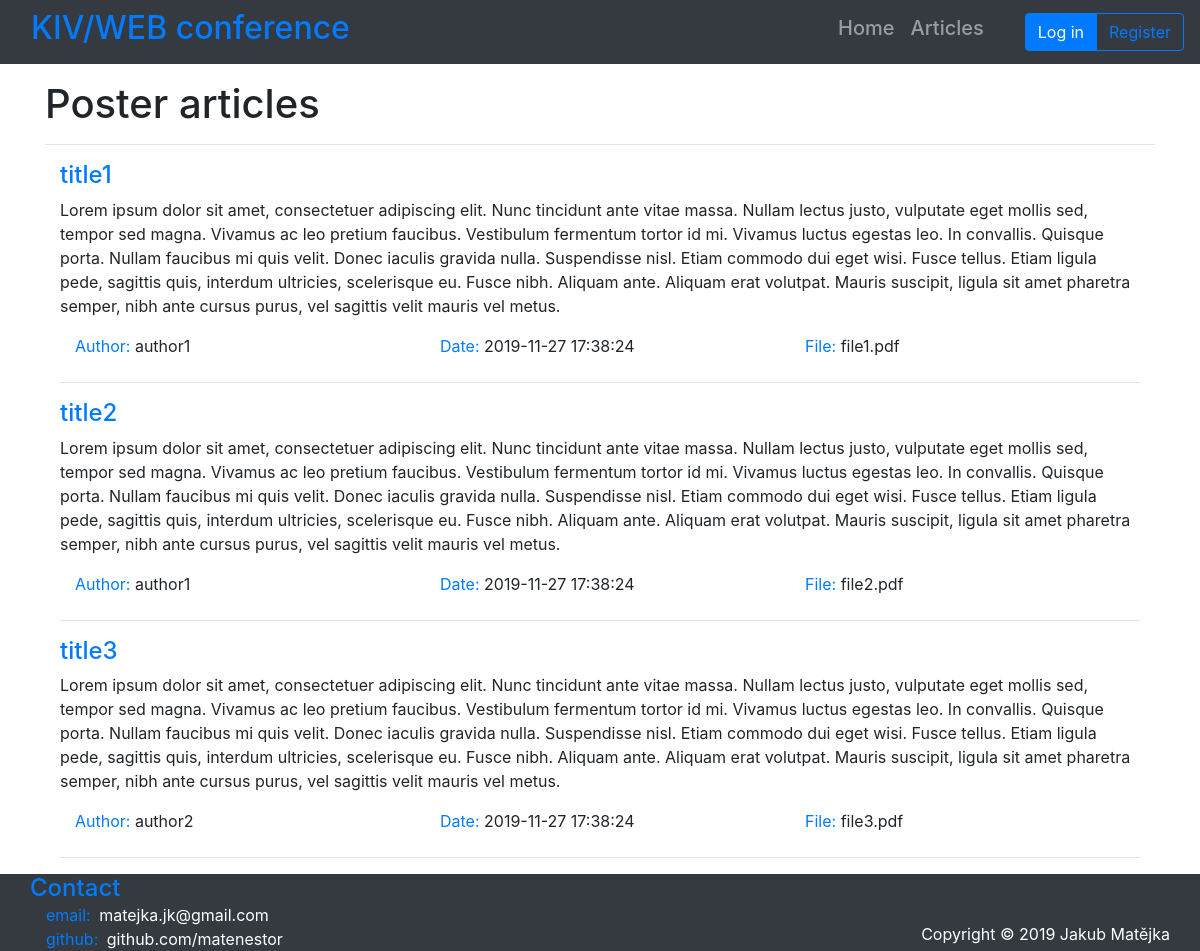
Screenshot of /index.php?page=articles with the database file from the repository.
### tables this page shows
CREATE TABLE IF NOT EXISTS `article` (
  `id_article` int(11) NOT NULL,
  `user_id_user` int(11) NOT NULL,
  `title` varchar(256) NOT NULL,
  `author` varchar(128) NOT NULL,
  `date` datetime NOT NULL DEFAULT current_timestamp(),
  `file` varchar(256) NOT NULL,
  `status` enum('reviewing','published','refused') NOT NULL DEFAULT 'reviewing',
  `rating` tinyint(4) DEFAULT NULL,
  `abstract` text NOT NULL
);

### app/Controllers/ABaseController.php (called while the page is built, shortened)
<?php
abstract class ABaseController {
    protected function getView($view, $title, $data=null) {
        require APP_PATH.DIR_VIEWS.LAYOUT.EXT_VIEW;
        $template = ob_get_clean();
        return $template;
    }
    public function getContent($view, $data) {
        require APP_PATH.DIR_VIEWS.$view.EXT_VIEW;
    }
}

### app/Controllers/ArticlesPublicController.php (called while the page is built)
<?php
class ArticlesPublicController extends ABaseController {
    private $db;
    public function __construct() {
        $this->view = "ArticlesPublicView";
        $this->title = "Articles";
        $this->db = new ArticlesModel();
    }
    public function process() {
        $this->data = $this->db->getAllArticles();
        $this->show();
    }
    private function show() {
        $template = parent::getView(
            $this->view,
            $this->title,
            $this->data
        );
        return $template;
    }
}

### index.php (called while the page is built, shortened)
<?php
$router = new RouterService();
$router->route();

### app/Models/BaseModel.php (called while the page is built, shortened)
<?php
class BaseModel {
    private $pdo;
    public function __construct() {
        $this->pdo = $this->connectDB();
    }
    private function connectDB() {
        try {
            $pdo = new PDO("mysql:host=".DB_SERVER.";dbname=".DB_NAME, DB_USER, DB_PASS);
            $pdo->exec("set names utf8");
        }
        catch(PDOException $ex){
            die("Unable to connect to database. Please try again in a few minutes.");
        }
        return $pdo;
    }
    private function disconnectDB() {
        $this->pdo = null;
    }
    protected function executeQuery(string $query) {
        $stmt = $this->pdo->query($query);
        if ($stmt) {
            return $stmt;
        }
        else {
            $error = $this->pdo->errorInfo();
            echo $error[2];
            return null;
        }
    }
    protected function selectFromTable(string $what, string $tableName, string $where="", string $orderBy="") {
        $query = "SELECT ".$what." FROM ".$tableName
            .(($where=="") ? "" : " WHERE ".$where)
            .(($orderBy=="") ? "" : " ORDER BY ".$orderBy);
        $result = $this->executeQuery($query);
        return $result->fetchAll();
    }
}

### app/Models/ArticlesModel.php (called while the page is built, shortened)
<?php
class ArticlesModel extends BaseModel {
    public function getAllArticles():array {
        $what = "*";
        return parent::selectFromTable($what, TABLE_ARTICLE);
    }
}

### app/Views/ArticlesPublicView.phtml (the view)
<div>
    <h1>Poster articles</h1>
    <hr>
    <?php
    foreach ($data as $article): ?>
        <div class="container">
            <div class="mb-4">
                <div>
                    <p class="text-primary h4"><?= $article["title"] ?></p>
                </div>
                <div>
                    <p><?= $article["abstract"] ?></p>
                </div>
                <div class="row ml-auto">
                    <p class="col-md-4 mb-0"><span class="text-primary">Author: </span><?= $article["author"] ?></p>
                    <p class="col-md-4 mb-0"><span class="text-primary">Date: </span><?= $article["date"] ?></p>
                    <p class="col-md-4 mb-0"><span class="text-primary">File: </span><?= $article["file"] ?></p>
                </div>
            </div>
            <hr>
        </div>
    <?php endforeach; ?>
</div>

### app/Views/Layout.phtml (style rules this page uses)
body { padding-top: 80px; }

### rows the page displays
article: title "title1", abstract "Lorem ipsum dolor sit amet, consectetuer adipiscing elit. Nunc tincidunt ante vitae massa. Nullam lectus justo, vulputate eget mollis sed, tempor sed magna. Vivamus ac leo pretium faucibus. Vestibulum fermentum tortor id mi. Vivamus luctus egestas leo. In convallis. Quisque porta. Nullam faucibus mi quis velit. Donec iaculis gravida nulla. Suspendisse nisl. Etiam commodo dui eget wisi. Fusce tellus. Etiam ligula pede, sagittis quis, interdum ultricies, scelerisque eu. Fusce nibh. Aliquam ante. Aliquam erat volutpat. Mauris suscipit, ligula sit amet pharetra semper, nibh ante cursus purus, vel sagittis velit mauris vel metus.", author "author1", date "2019-11-27 17:38:24", file "file1.pdf"
article: title "title2", abstract "Lorem ipsum dolor sit amet, consectetuer adipiscing elit. Nunc tincidunt ante vitae massa. Nullam lectus justo, vulputate eget mollis sed, tempor sed magna. Vivamus ac leo pretium faucibus. Vestibulum fermentum tortor id mi. Vivamus luctus egestas leo. In convallis. Quisque porta. Nullam faucibus mi quis velit. Donec iaculis gravida nulla. Suspendisse nisl. Etiam commodo dui eget wisi. Fusce tellus. Etiam ligula pede, sagittis quis, interdum ultricies, scelerisque eu. Fusce nibh. Aliquam ante. Aliquam erat volutpat. Mauris suscipit, ligula sit amet pharetra semper, nibh ante cursus purus, vel sagittis velit mauris vel metus.", author "author1", date "2019-11-27 17:38:24", file "file2.pdf"
article: title "title3", abstract "Lorem ipsum dolor sit amet, consectetuer adipiscing elit. Nunc tincidunt ante vitae massa. Nullam lectus justo, vulputate eget mollis sed, tempor sed magna. Vivamus ac leo pretium faucibus. Vestibulum fermentum tortor id mi. Vivamus luctus egestas leo. In convallis. Quisque porta. Nullam faucibus mi quis velit. Donec iaculis gravida nulla. Suspendisse nisl. Etiam commodo dui eget wisi. Fusce tellus. Etiam ligula pede, sagittis quis, interdum ultricies, scelerisque eu. Fusce nibh. Aliquam ante. Aliquam erat volutpat. Mauris suscipit, ligula sit amet pharetra semper, nibh ante cursus purus, vel sagittis velit mauris vel metus.", author "author2", date "2019-11-27 17:38:24", file "file3.pdf"
